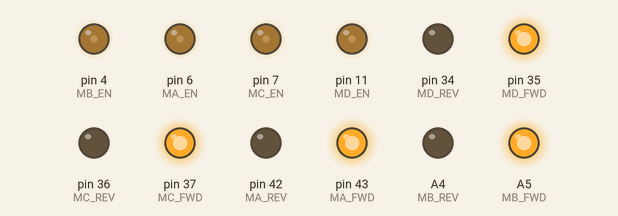
The sketch below on a simulated Arduino Mega 2560, built with avr-gcc and run on an emulated ATmega2560. Parts: output pins drawn as LEDs (lit = HIGH).

Above: at 0.1 s.
Timing chart, 0 to 1.6 s (numbered marks = the images above):
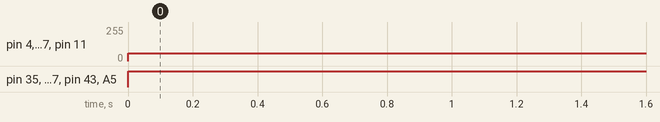

Measured:
- by itself, pin 4 (MB_EN), pin 6 (MA_EN), pin 7 (MC_EN), pin 11 (MD_EN): 0/255 → 60/255 at 0.00 s
- by itself, pin 35 (MD_FWD), pin 37 (MC_FWD), pin 43 (MA_FWD), A5 (MB_FWD): LOW → HIGH at 0.00 s

The sketch:

10.13.ino
```cpp
#include "MCtrl.hpp"

void setup() {
  pinMode(MA_EN, OUTPUT);
  pinMode(MA_FWD, OUTPUT);
  pinMode(MA_REV, OUTPUT);
  pinMode(MB_EN, OUTPUT);
  pinMode(MB_FWD, OUTPUT);
  pinMode(MB_REV, OUTPUT);
  pinMode(MC_EN, OUTPUT);
  pinMode(MC_FWD, OUTPUT);
  pinMode(MC_REV, OUTPUT);
  pinMode(MD_EN, OUTPUT);
  pinMode(MD_FWD, OUTPUT);
  pinMode(MD_REV, OUTPUT);
}

void loop() {

  MA_SPD(60);
  MB_SPD(60);
  MC_SPD(60);
  MD_SPD(60);
}
```

MCtrl.hpp
```cpp
#ifndef _MCtrl_HPP_
#define _MCtrl_HPP_

#define MA_EN  6       //   MA___F1__F2___MB
#define MA_FWD 43       //   |              |
#define MA_REV 42       //   L2            R1
#define MB_EN  4        //   |              |
#define MB_FWD A5       //   L1            R2
#define MB_REV A4       //   |              |
#define MC_EN  7        //   MC___B2__B1___MD
#define MC_FWD 37
#define MC_REV 36
#define MD_EN  11
#define MD_FWD 35
#define MD_REV 34
/*
#define MA_EN  11      //   MA___F1__F2___MB
#define MA_FWD 34     //   |              |
#define MA_REV 35     //   L2            R1
#define MB_EN  7     //   |              |
#define MB_FWD 36     //   L1            R2
#define MB_REV 37     //   |              |
#define MC_EN  4     //   MC___B2__B1___MD
#define MC_FWD A4
#define MC_REV A5
#define MD_EN  6
#define MD_FWD 42
#define MD_REV 43
*/


void MA_SPD(int MA_PWM)
{
  if(MA_PWM>0)
  {
    analogWrite (MA_EN , MA_PWM);
    digitalWrite(MA_FWD, HIGH);
    digitalWrite(MA_REV, LOW);
  }
  else if(MA_PWM<0)
  {
    analogWrite (MA_EN , abs(MA_PWM));
    digitalWrite(MA_FWD, LOW);
    digitalWrite(MA_REV, HIGH);
  }
  else
  {
    digitalWrite(MA_FWD, LOW);
    digitalWrite(MA_REV, LOW);
  }
}

void MB_SPD(int MB_PWM)
{
  if(MB_PWM>0)
  {
    analogWrite (MB_EN , MB_PWM);
    digitalWrite(MB_FWD, HIGH);
    digitalWrite(MB_REV, LOW);
  }
  else if(MB_PWM<0)
  {
    analogWrite (MB_EN , abs(MB_PWM));
    digitalWrite(MB_FWD, LOW);
    digitalWrite(MB_REV, HIGH);
  }
  else
  {
    digitalWrite(MB_FWD, LOW);
    digitalWrite(MB_REV, LOW);
  }
}

void MC_SPD(int MC_PWM)
{
  if(MC_PWM>0)
  {
    analogWrite (MC_EN , MC_PWM);
    digitalWrite(MC_FWD, HIGH);
    digitalWrite(MC_REV, LOW);
  }
  else if(MC_PWM<0)
  {
    analogWrite (MC_EN , abs(MC_PWM));
    digitalWrite(MC_FWD, LOW);
    digitalWrite(MC_REV, HIGH);
  }
  else
  {
    digitalWrite(MC_FWD, LOW);
    digitalWrite(MC_REV, LOW);
  }
}
void MD_SPD(int MD_PWM)
{
  if(MD_PWM>0)
  {
    analogWrite (MD_EN , MD_PWM);
    digitalWrite(MD_FWD, HIGH);
    digitalWrite(MD_REV, LOW);
  }
  else if(MD_PWM<0)
  {
    analogWrite (MD_EN , abs(MD_PWM));
    digitalWrite(MD_FWD, LOW);
    digitalWrite(MD_REV, HIGH);
  }
  else
  {
    digitalWrite(MD_FWD, LOW);
    digitalWrite(MD_REV, LOW);
  }
}

#endif
```
